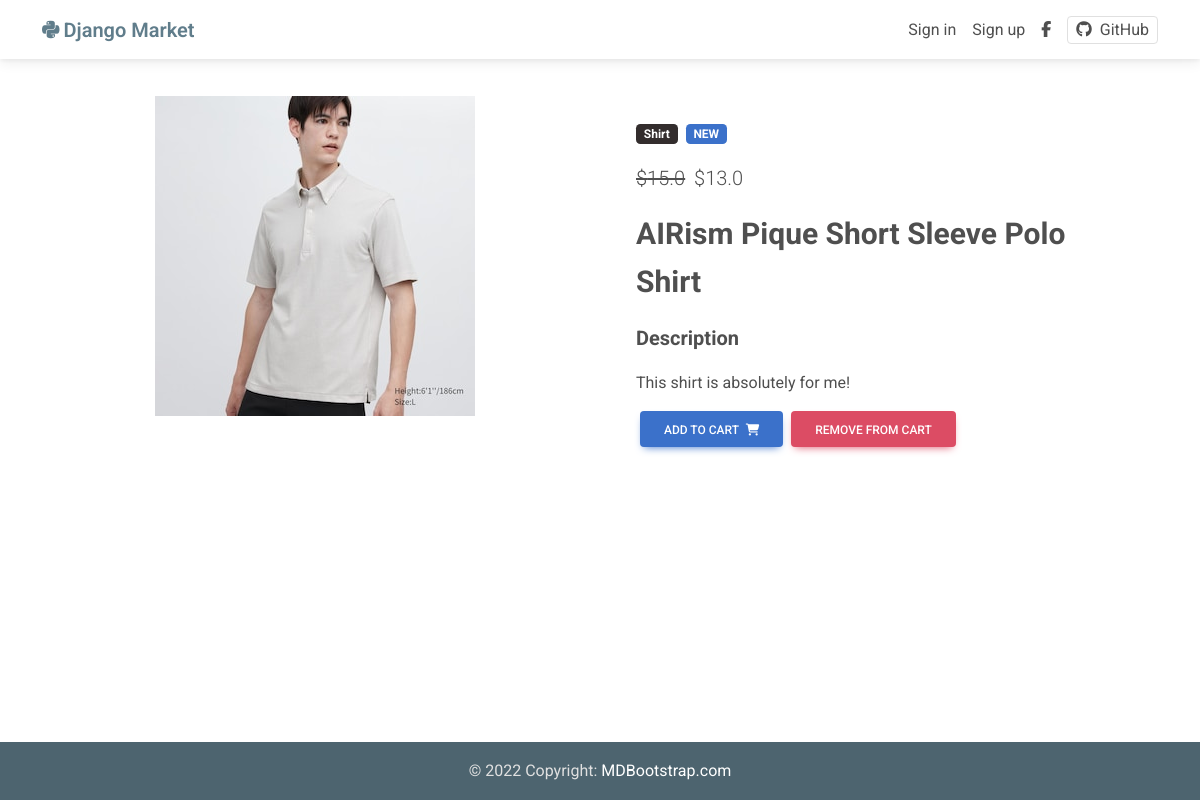
/product/airism-pique-short-sleeve-polo-shirt-06-08-2023/, run on the app's committed database.
### market/models.py (models this page shows, shortened)
class Item(models.Model):
    title = models.CharField(max_length=100)
    price = models.FloatField(blank=False, null=False)
    date = models.DateField(default=timezone.now)
    discount_price = models.FloatField(blank=True, null=True)
    category = models.CharField(
        choices=CATEGORY_CHOICES,
        max_length=2,
        default="S",
    )
    slug = models.SlugField(max_length=100)
    description = models.TextField(blank=True)
    image = models.ImageField(
        upload_to="items/",
        null=True,
        blank=True,
        default="items/default.jpg",
    )
    recently = models.BooleanField(default=False)
    def get_add_to_cart_url(self):
        return reverse("market:add-to-cart", kwargs={"slug": self.slug})
    def get_remove_from_cart_url(self):
        return reverse("market:remove-from-cart", kwargs={"slug": self.slug})

### market/views.py (the view)
# urls.py: path("product/<slug>/", views.ProductView.as_view(), name="product"),
class ProductView(DetailView):
    model = Item
    template_name = "market/product_page.html"

### market/templates/market/product_page.html
{% extends "market/base.html" %}
{% block content %}
<main>
    <div class="container pt-5">
        <div class="row mt-5">
            <div class="col-md-6 mb-4 text-center">
                <img src="{{ object.image.url }}" class="ripple"
                    alt="" />
            </div>
            <div class="col-md-6 mb-4">
                <div class="p-4">
                    <div class="mb-3">
                        <a href="">
                            <span class="badge bg-dark me-1">{{ object.get_category_display }}</span>
                        </a>
                        {% if object.recently %}
                        <a href="">
                            <span class="badge bg-primary me-1">NEW</span>
                        </a>
                        {% endif %}
                    </div>
                    <p class="lead">
                        {% if object.discount_price %}
                        <span class="me-1">
                            <del>${{ object.price }}</del>
                        </span>
                        <span>${{ object.discount_price }}</span>
                        {% else %}
                        <span>${{ object.price }}</span>
                        {% endif %}
                    </p>
                    <strong>
                        <p style="font-size: 30px;">{{ object.title }}</p>
                    </strong>
                    <strong>
                        <p style="font-size: 20px;">Description</p>
                    </strong>
                    <p>{{ object.description }}</p>
                    <a href="{{ object.get_add_to_cart_url }}" class="btn btn-primary ms-1">
                        Add to cart
                        <i class="fas fa-shopping-cart ms-1"></i>
                    </a>
                    <a href="{{ object.get_remove_from_cart_url }}" class="btn btn-danger ms-1">
                        Remove from cart
                    </a>
                </div>
            </div>
        </div>
    </div>
</main>
{% endblock %}

### market/static/market/css/style.css (style rules this page uses)
html { height: 100vh; box-sizing: border-box; }
*, *:before, *:after { box-sizing: inherit; }
body { margin: 0; height: 100vh; display: grid; grid-template-rows: 1fr auto; }
a { color: #4f4f4f; text-decoration: none; }

### data on the page
Item: image (picture), category "Shirt", price "15.0", discount_price "13.0", title "AIRism Pique Short Sleeve Polo Shirt", description "This shirt is absolutely for me!"
